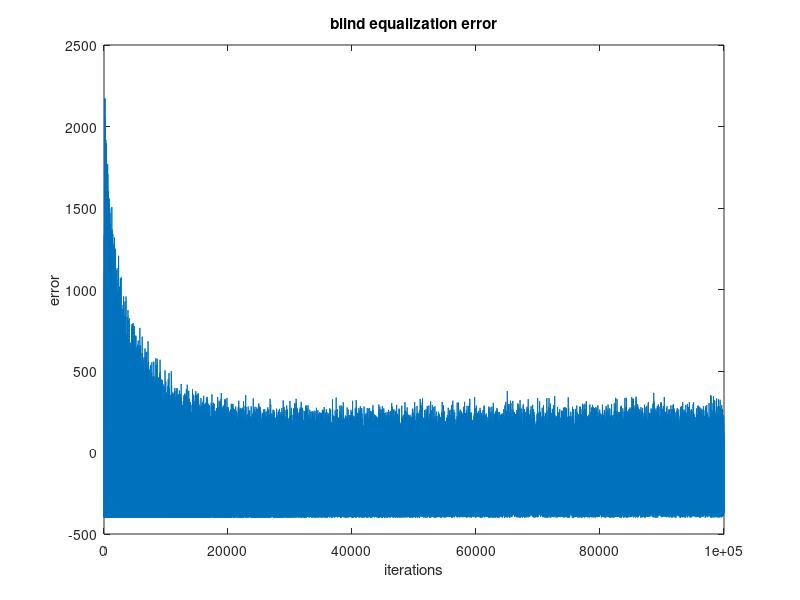
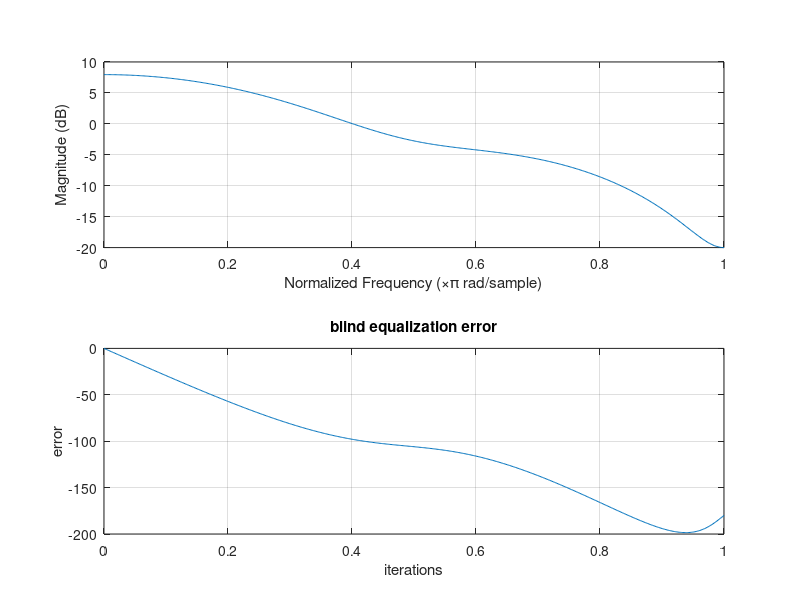
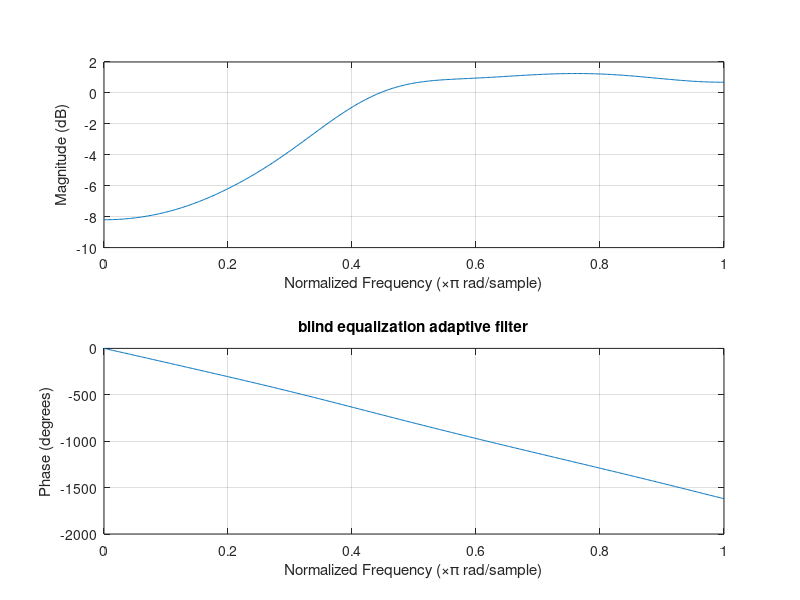
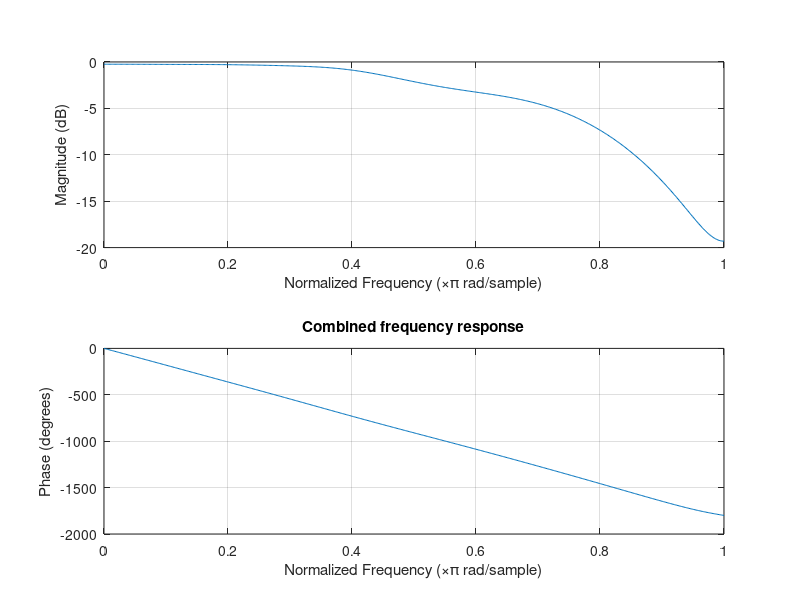

These figures' MATLAB source, in order:
%% Q B Part 2
A = 20;
N = 100000;
train = sign(rand(1, N)-0.5);
train = A*train;

h = [0.3,1,0.7,0.3,0.2];

%noise = randn( 1, length(conv(h,train)))/10;
noise = randn( 1, length(conv(h,train)));
x = conv(h, train) + noise;

M = 20;
adapt_filter = zeros(1,M+1);
adapt_filter(M/2) = 1;
y = zeros(1,N);
%y(M/2) = 0.1;
error1 = zeros(1,N);
mu = 1e-10;

for k=M+1:N
    for indx = 1:M+1
        y(k) = y(k) + x(k+1-indx)*adapt_filter(indx);
    end
    error1(k) = y(k)*y(k) - A*A;
    for indx = 1:M+1
        adapt_filter(indx) = adapt_filter(indx) - mu*error1(k)*y(k)*x(k+1-indx);
    end
end

figure; plot(error1);xlabel('iterations');ylabel('error');title('blind equalization error');
figure; freqz(h,1);xlabel('iterations');ylabel('error');title('blind equalization error');
figure; freqz(adapt_filter,1);title('blind equalization adaptive filter');

%convolve the adaptive filter with the channel impulse
overall_filter = conv(h,adapt_filter);
figure; freqz(overall_filter,1);title('Combined frequency response');
figure; stem(y);hold on; stem(train);
xlabel('samples');ylabel('output');title('Output sequence');legend('output','train'); 











